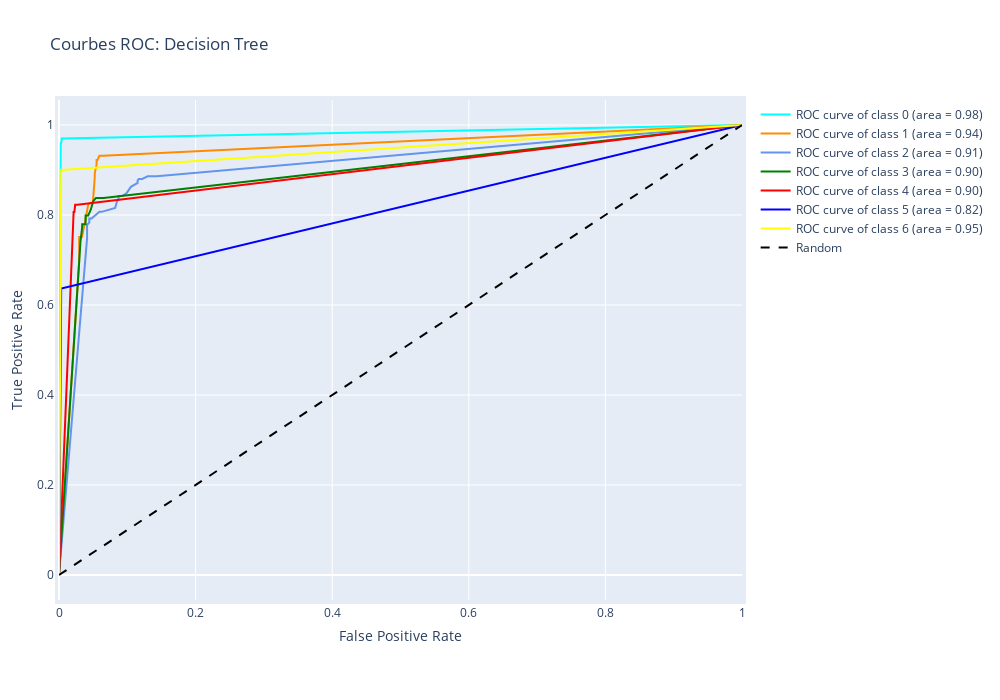

The notebook cell this image was saved under:
### Code cell
y_pred = dtc.predict_proba(X_test)
co2.viz.plot_roc_curves(y_test, y_pred, title='Decision Tree', interactive=True, save=True, format='png')

### Figure 1 — Plotly figure (JSON) as saved in the notebook; plotly's stock layout.template omitted (floating-point values rounded to 4 significant figures)
{"data": [{"line": {"color": "aqua"}, "mode": "lines", "name": "ROC curve of class 0 (area = 0.98)", "type": "scatter", "x": [0, 0.002551, 0.003827, 0.003827, 1], "y": [0, 0.9578, 0.9639, 0.9699, 1]}, {"line": {"color": "darkorange"}, "mode": "lines", "name": "ROC curve of class 1 (area = 0.94)", "type": "scatter", "x": [0, 0.02953, 0.02953, 0.02953, 0.02953, 0.03087, 0.03356, 0.03758, 0.04295, 0.04295, 0.04966, 0.05235, 0.05235, 0.05235, 0.05503, 0.05503, 0.05638, 0.05906, 0.0604, 0.06443, 1], "y": [0, 0.6976, 0.7317, 0.7366, 0.7512, 0.7512, 0.7512, 0.7805, 0.8195, 0.8244, 0.8293, 0.8683, 0.8829, 0.8927, 0.9122, 0.922, 0.922, 0.9317, 0.9317, 0.9317, 1]}, {"line": {"color": "cornflowerblue"}, "mode": "lines", "name": "ROC curve of class 2 (area = 0.91)", "type": "scatter", "x": [0, 0.04112, 0.04112, 0.04112, 0.04112, 0.04112, 0.04112, 0.04441, 0.04441, 0.0477, 0.05921, 0.0625, 0.08224, 0.08553, 0.08717, 0.08717, 0.09211, 0.09868, 0.1053, 0.1151, 0.1151, 0.1168, 0.1217, 0.1299, 0.1316, 0.1431, 1], "y": [0, 0.7398, 0.7485, 0.7632, 0.769, 0.7719, 0.7778, 0.7836, 0.7924, 0.7924, 0.807, 0.807, 0.8158, 0.8333, 0.8333, 0.8421, 0.8421, 0.848, 0.8626, 0.8713, 0.8772, 0.8801, 0.8801, 0.886, 0.886, 0.886, 1]}, {"line": {"color": "green"}, "mode": "lines", "name": "ROC curve of class 3 (area = 0.90)", "type": "scatter", "x": [0, 0.03141, 0.03141, 0.03392, 0.03392, 0.03894, 0.03894, 0.04271, 0.04523, 0.04648, 0.05025, 0.05402, 0.05905, 0.06533, 1], "y": [0, 0.7208, 0.7403, 0.7727, 0.7792, 0.7792, 0.7987, 0.7987, 0.8052, 0.8117, 0.8312, 0.8377, 0.8377, 0.8377, 1]}, {"line": {"color": "red"}, "mode": "lines", "name": "ROC curve of class 4 (area = 0.90)", "type": "scatter", "x": [0, 0.02027, 0.0214, 0.02252, 0.02365, 0.02703, 1], "y": [0, 0.7903, 0.8065, 0.8065, 0.8226, 0.8226, 1]}, {"line": {"color": "blue"}, "mode": "lines", "name": "ROC curve of class 5 (area = 0.82)", "type": "scatter", "x": [0, 0.003195, 1], "y": [0, 0.6364, 1]}, {"line": {"color": "yellow"}, "mode": "lines", "name": "ROC curve of class 6 (area = 0.95)", "type": "scatter", "x": [0, 0.003191, 1], "y": [0, 0.9, 1]}, {"line": {"color": "black", "dash": "dash"}, "mode": "lines", "name": "Random", "type": "scatter", "x": [0, 1], "y": [0, 1]}], "layout": {"autosize": false, "height": 700, "margin": {"b": 100, "l": 50, "pad": 4, "r": 50, "t": 100}, "title": {"text": "Courbes ROC: Decision Tree"}, "width": 1000, "xaxis": {"title": {"text": "False Positive Rate"}}, "yaxis": {"title": {"text": "True Positive Rate"}}}}
